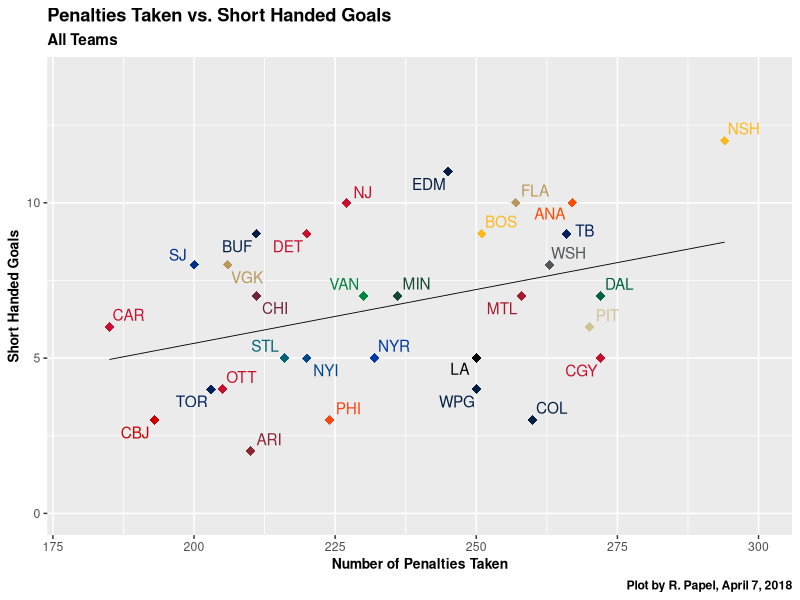

Write R code to recreate this figure.
#' -------------------
#' Title: Scatter Plot Frame, for Linear Regression
#' Subtitle: By all NHL teams, end of season
#' Date: April 9, 2018
#' By: Robert Papel
#' --------------------

#' #### **Libraries** ####

library(tidyverse)
library(car)
library(ggrepel)

shortHanded <- read.csv("Pent_April7.csv", header = TRUE , sep = "," , stringsAsFactors = FALSE)

#' #### **Line Fit** ####

LineFit <- shortHanded %>% 
  mutate(PENT = scale(PENT)) %>% # IV
  lm(SHG ~ PENT, data = .) %>%  # DV
  summary() 

# qqPlot(LineFit, main = "QQ Plot")
# leveragePlots(LineFit)
# spreadLevelPlot(LineFit)


#' #### **Scatterplot** ####

teamColor <- c("#FC4C02", # Anaheim
               "#8C2633", # Arizona
               "#FFB81C", # Boston
               "#041E42", # Buffalo
               "#C8102E", # Calgary
               "#CC0000", # Carolina
               "#C8102E", # Chicago
               "#6F263D", # Colorado
               "#041E42", # Columbus
               "#006341", # Dallas
               "#C8102E", # Detroit
               "#041E42", # Edmonton
               "#B9975B", # Florida
               "#000000", # Los Angeles
               "#154734", # Minnesota
               "#A6192E", # Montreal
               "#C8102E", # New Jersey
               "#FFB81C", # Nashville
               "#00468B", # New York Islanders
               "#0038A8", # New York Rangers
               "#C8102E", # Ottowa 
               "#FA4616", # Philadelhpia
               "#CFC493", # Pittsburgh
               "#003087", # St. Louis
               "#006272", # San Jose
               "#00205B", # Tampa Bay 
               "#00205B", # Toronto
               "#00843D", # Vancouver
               "#B9975B", # Vegas
               "#041E42", # Washington
               "#53565A") # Winnipeg


pent_shg_lm <- ggplot(shortHanded, 
                      aes(x = PENT, y = SHG, color = Team), show.legend = FALSE) +
  geom_point(size = 3, 
             shape = 18) +
  scale_color_manual(values = teamColor) +
  coord_cartesian(xlim = c(180, 300), ylim = c(0, 14)) + 
  geom_smooth(method = "lm", 
              se = FALSE, 
              size = 0.3, 
              color = "black", 
              weight = 0.5) +
  geom_text_repel(aes(label = Team), show.legend = FALSE) +
  labs(x = "Number of Penalties Taken", 
       y = "Short Handed Goals",
       title = "Penalties Taken vs. Short Handed Goals",
       subtitle = "All Teams",
       caption = "Plot by R. Papel, April 7, 2018") +
  theme(axis.title.y = element_text(size = 10, 
                                    face = "bold", 
                                    color = "black")) +
  theme(axis.title.x = element_text(size = 10, 
                                    face = "bold", 
                                    color = "black")) +
  theme(title = element_text(face = "bold")) +
  theme(legend.position = "none")
pent_shg_lm

# ggsave(plot = pent_shg_lm, filename = "NHL_SHGs.pdf")

